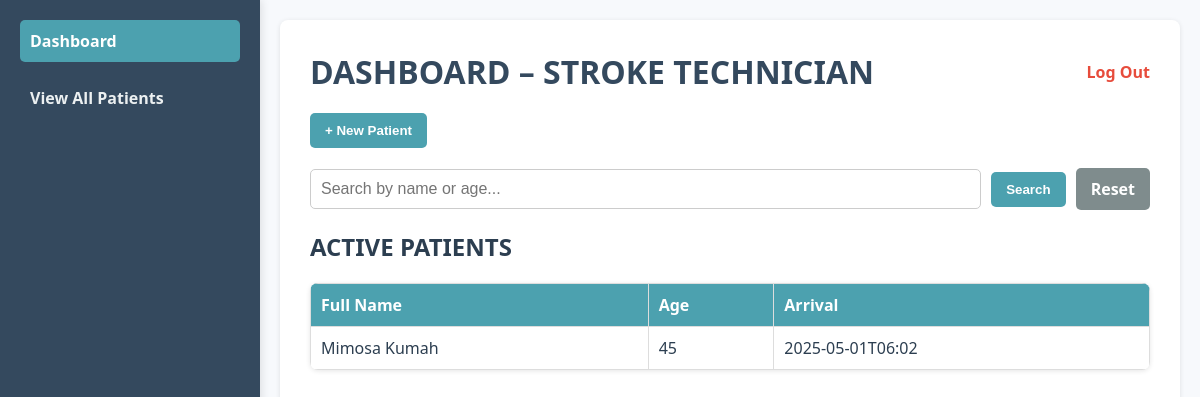
The page /technician_dashboard on the database as committed earlier.
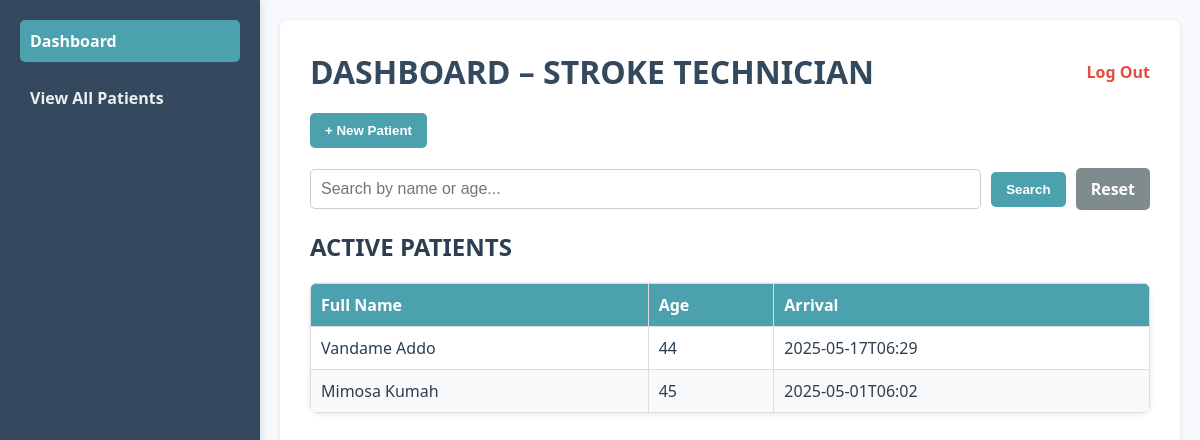
The same page on the database as committed later.
### app.py (models this page shows)
class Patient(db.Model):
    id = db.Column(db.Integer, primary_key=True)
    fullname = db.Column(db.String(300))
    age = db.Column(db.Integer)
    sex = db.Column(db.String(300))
    arrival = db.Column(db.Integer)
    systolic = db.Column(db.Integer)
    diastolic = db.Column(db.Integer)
    heart_rate = db.Column(db.Integer)
    temperature = db.Column(db.Integer)
    oxygen_saturation = db.Column(db.Integer)
    glucose = db.Column(db.Integer)
    current_medications = db.Column(db.String(300))
    allergies = db.Column(db.String(300))
    stroke_history = db.Column(db.String(500))
    medical_history = db.Column(db.String(500))
    radiologist_notes =db.Column(db.String(500))
    nhiss_score = db.Column(db.Integer)
    radiologist_notes = db.Column(db.String(500))
    diagnosis = db.Column(db.String(500))
    treatment = db.Column(db.String(500))
    neuro_approved = db.Column(db.Boolean, default=False)

### app.py (the view)
@app.route('/technician_dashboard', methods=["GET", "POST"])
def technician_dashboard():
    if request.method == "POST":
        if "reset" in request.form:
            all_patients = Patient.query.order_by(Patient.id.desc()).all()
        else:
            search_query = request.form.get("search_query", "")
            all_patients = Patient.query.filter(
                (Patient.fullname.ilike(f"%{search_query}%")) |
                (cast(Patient.age, db.String).ilike(f"%{search_query}%"))
            ).order_by(Patient.id.desc()).all()
    else:
        all_patients = Patient.query.order_by(Patient.id.desc()).all()
    return render_template('technician_dashboard.html', all_patients=all_patients)

### templates/technician_dashboard.html (shortened to what this page needs)
<!DOCTYPE html>
<html lang="en">
<head>
</head>
<body>
  <div class="container">
    <div class="sidebar">
      <a href="#" class="active">Dashboard</a>
      <a href="{{ url_for('patient_list') }}">View All Patients</a>
    </div>
    <div class="main-content">
      <div class="top-bar">
        <h1>DASHBOARD – STROKE TECHNICIAN</h1>
        <a href="/login" class="logout">Log Out</a>
      </div>
      <form action='/patient_data_entry' method = 'GET'>
        <button  type='submit' class="button">+ New Patient</button>
      </form>
      <form method="POST" action="{{ url_for('technician_dashboard') }}" style="display: flex; align-items: center; gap: 10px; margin-top: 20px;">
        <input type="text" name="search_query" placeholder="Search by name or age..."
               style="padding: 10px; border: 1px solid #ccc; border-radius: 5px; font-size: 1rem; flex: 1;" required>
        <button type="submit" class="button" style="background-color: #4ca1af;">Search</button>
        <a href="{{ url_for('technician_dashboard') }}" class="button"
           style="background-color: #7f8c8d; text-decoration: none; display: inline-block; text-align: center;">
           Reset
        </a>
      </form>
      <h2>ACTIVE PATIENTS</h2>
<table>
  <thead>
    <tr>
      <th>Full Name</th>
      <th>Age</th>
      <th>Arrival</th>
    </tr>
  </thead>
  <tbody id="patientTable">
    {% for patient in all_patients %}
    <tr>
      <td>{{ patient.fullname }}</td>
      <td>{{ patient.age }}</td>
      <td>{{ patient.arrival }}</td>
    </tr>
    {% endfor %}
  </tbody>
</table>

Rows that differ between the two databases and show on the page:
added Patient: fullname "Vandame Addo", age "44", arrival "2025-05-17T06:29"
